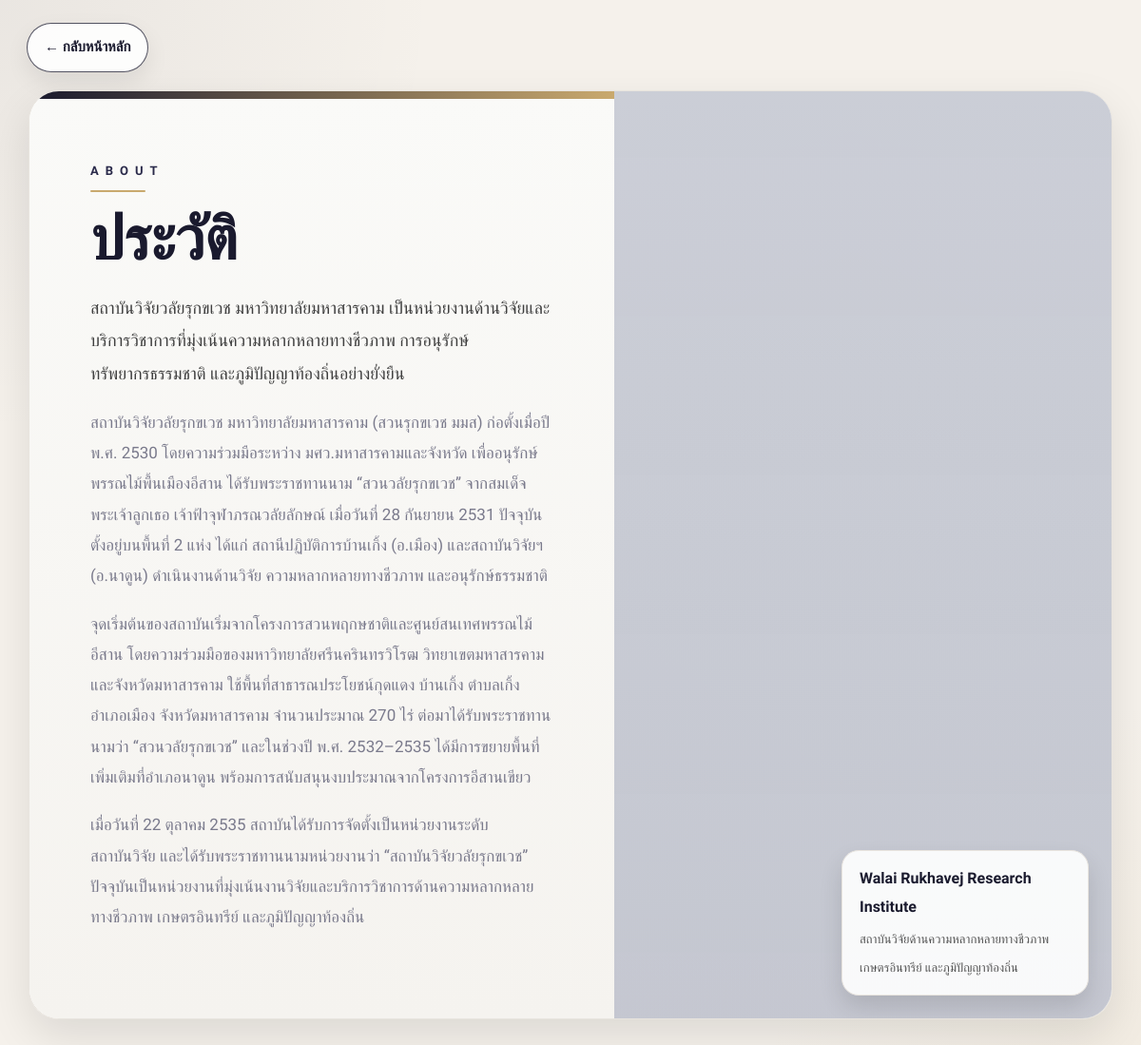
Page /about_us.php (signed in) on the committed database.
### tables this page shows
CREATE TABLE `about_content` (
  `id` int(11) NOT NULL,
  `section_tag` varchar(50) NOT NULL DEFAULT 'ABOUT',
  `title` varchar(255) NOT NULL DEFAULT 'ประวัติ',
  `lead_text` text DEFAULT NULL,
  `paragraph1` text DEFAULT NULL,
  `paragraph2` text DEFAULT NULL,
  `paragraph3` text DEFAULT NULL,
  `image_path` varchar(255) DEFAULT NULL,
  `image_badge_title` varchar(255) DEFAULT NULL,
  `image_badge_text` text DEFAULT NULL,
  `updated_at` timestamp NOT NULL DEFAULT current_timestamp() ON UPDATE current_timestamp()
);

### about_us.php (the view, shortened to what this page needs)
<?php
$conn = new mysqli("localhost", "root", "Kanathip04", "backoffice_db");
$conn->set_charset("utf8mb4");
$result = $conn->query("SELECT * FROM about_content WHERE id = 1 LIMIT 1");
$about = $result ? $result->fetch_assoc() : null;
?>
<!DOCTYPE html>
<html lang="th">
<head>
</head>
<body>
<a href="javascript:history.back()" class="back-btn">← กลับหน้าหลัก</a>
<div class="about-wrapper">
    <section class="about-section">
        <div class="about-text">
            <h4><?php echo htmlspecialchars($about['section_tag']); ?></h4>
            <h1><?php echo htmlspecialchars($about['title']); ?></h1>
            <?php if (!empty($about['lead_text'])): ?>
                <p class="lead"><?php echo nl2br(htmlspecialchars($about['lead_text'])); ?></p>
            <?php endif; ?>
            <?php if (!empty($about['paragraph1'])): ?>
                <p><?php echo nl2br(htmlspecialchars($about['paragraph1'])); ?></p>
            <?php endif; ?>
            <?php if (!empty($about['paragraph2'])): ?>
                <p><?php echo nl2br(htmlspecialchars($about['paragraph2'])); ?></p>
            <?php endif; ?>
            <?php if (!empty($about['paragraph3'])): ?>
                <p><?php echo nl2br(htmlspecialchars($about['paragraph3'])); ?></p>
            <?php endif; ?>
        </div>
        <div class="about-image">
            <?php if (!empty($about['image_badge_title']) || !empty($about['image_badge_text'])): ?>
                <div class="image-badge">
                    <?php if (!empty($about['image_badge_title'])): ?>
                        <strong><?php echo htmlspecialchars($about['image_badge_title']); ?></strong>
                    <?php endif; ?>
                    <?php if (!empty($about['image_badge_text'])): ?>
                        <span><?php echo htmlspecialchars($about['image_badge_text']); ?></span>
                    <?php endif; ?>
                </div>
            <?php endif; ?>
        </div>
    </section>
</div>
</body>
</html>

### rows in the picture
about_content: section_tag "ABOUT", title "ประวัติ", lead_text "สถาบันวิจัยวลัยรุกขเวช มหาวิทยาลัยมหาสารคาม เป็นหน่วยงานด้านวิจัยและบริการวิชาการที่มุ่งเน้นความหลากหลายทางชีวภาพ การอนุรักษ์ทรัพยากรธรรมชาติ และภูมิปัญญาท้องถิ่นอย่างยั่งยืน", paragraph1 "สถาบันวิจัยวลัยรุกขเวช มหาวิทยาลัยมหาสารคาม (สวนรุกขเวช มมส) ก่อตั้งเมื่อปี พ.ศ. 2530 โดยความร่วมมือระหว่าง มศว.มหาสารคามและจังหวัด เพื่ออนุรักษ์พรรณไม้พื้นเมืองอีสาน ได้รับพระราชทานนาม “สวนวลัยรุกขเวช” จากสมเด็จพระเจ้าลูกเธอ เจ้าฟ้าจุฬาภรณวลัยลักษณ์ เมื่อวันที่ 28 กันยายน 2531 ปัจจุบันตั้งอยู่บนพื้นที่ 2 แห่ง ได้แก่ สถานีปฏิบัติการบ้านเกิ้ง (อ.เมือง) และสถาบันวิจัยฯ (อ.นาดูน) ดำเนินงานด้านวิจัย ความหลากหลายทางชีวภาพ และอนุรักษ์ธรรมชาติ", paragraph2 "จุดเริ่มต้นของสถาบันเริ่มจากโครงการสวนพฤกษชาติและศูนย์สนเทศพรรณไม้อีสาน โดยความร่วมมือของมหาวิทยาลัยศรีนครินทรวิโรฒ วิทยาเขตมหาสารคาม และจังหวัดมหาสารคาม ใช้พื้นที่สาธารณประโยชน์กุดแดง บ้านเกิ้ง ตำบลเกิ้ง อำเภอเมือง จังหวัดมหาสารคาม จำนวนประมาณ 270 ไร่ ต่อมาได้รับพระราชทานนามว่า “สวนวลัยรุกขเวช” และในช่วงปี พ.ศ. 2532–2535 ได้มีการขยายพื้นที่เพิ่มเติมที่อำเภอนาดูน พร้อมการสนับสนุนงบประมาณจากโครงการอีสานเขียว", paragraph3 "เมื่อวันที่ 22 ตุลาคม 2535 สถาบันได้รับการจัดตั้งเป็นหน่วยงานระดับสถาบันวิจัย และได้รับพระราชทานนามหน่วยงานว่า “สถาบันวิจัยวลัยรุกขเวช” ปัจจุบันเป็นหน่วยงานที่มุ่งเน้นงานวิจัยและบริการวิชาการด้านความหลากหลายทางชีวภาพ เกษตรอินทรีย์ และภูมิปัญญาท้องถิ่น", image_badge_title "Walai Rukhavej Research Institute", image_badge_text "สถาบันวิจัยด้านความหลากหลายทางชีวภาพ เกษตรอินทรีย์ และภูมิปัญญาท้องถิ่น"
